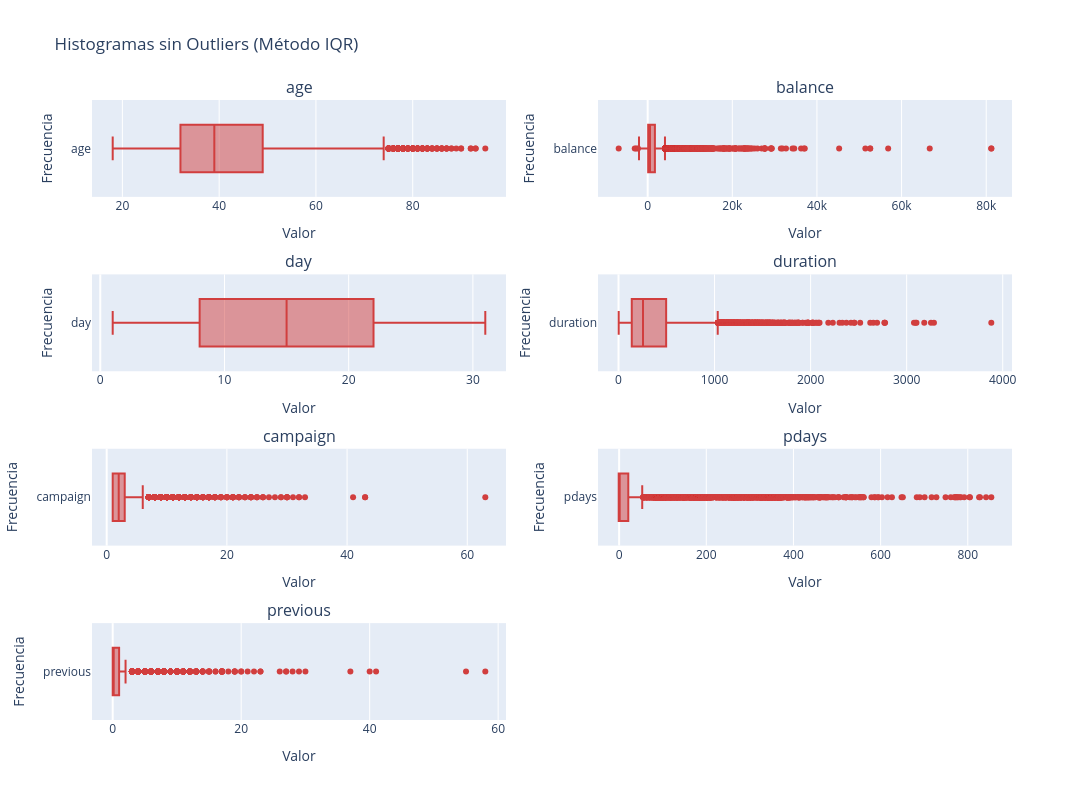

The notebook cell saved with this chart:
### Markdown cell above
### Boxplot con plotly

### Code cell
# Número de columnas por fila (ajústalo según cuántas variables tengas)
cols = 2
rows = (len(numericas) + cols - 1) // cols  # redondeo hacia arriba

# Crear subplots
fig = make_subplots(rows=rows, cols=cols, subplot_titles=numericas)

# Agregar un histograma por variable
for i, var in enumerate(numericas):
    row = i // cols + 1
    col = i % cols + 1
    fig.add_trace(
        go.Box(x=df[var], name=var, marker_color="#d13e3e"),
        row=row, col=col
    )
    
# Actualizar diseño
fig.update_layout(height=800, width=1300, title_text="Histogramas sin Outliers (Método IQR)",
                  showlegend=False)
fig.update_xaxes(title_text="Valor")
fig.update_yaxes(title_text="Frecuencia")

fig.show()

### Figure 1 — Plotly figure (JSON) as saved in the notebook; plotly's stock layout.template omitted (floating-point values rounded to 4 significant figures; data arrays with more than 128 entries replaced by an {"elided": "..."} marker saying what was removed)
{"data": [{"marker": {"color": "#d13e3e"}, "name": "age", "type": "box", "x": {"elided": "11162 int values"}, "xaxis": "x", "yaxis": "y"}, {"marker": {"color": "#d13e3e"}, "name": "balance", "type": "box", "x": {"elided": "11162 int values"}, "xaxis": "x2", "yaxis": "y2"}, {"marker": {"color": "#d13e3e"}, "name": "day", "type": "box", "x": {"elided": "11162 int values"}, "xaxis": "x3", "yaxis": "y3"}, {"marker": {"color": "#d13e3e"}, "name": "duration", "type": "box", "x": {"elided": "11162 int values"}, "xaxis": "x4", "yaxis": "y4"}, {"marker": {"color": "#d13e3e"}, "name": "campaign", "type": "box", "x": {"elided": "11162 int values"}, "xaxis": "x5", "yaxis": "y5"}, {"marker": {"color": "#d13e3e"}, "name": "pdays", "type": "box", "x": {"elided": "11162 int values"}, "xaxis": "x6", "yaxis": "y6"}, {"marker": {"color": "#d13e3e"}, "name": "previous", "type": "box", "x": {"elided": "11162 int values"}, "xaxis": "x7", "yaxis": "y7"}], "layout": {"annotations": [{"font": {"size": 16}, "showarrow": false, "text": "age", "x": 0.225, "xanchor": "center", "xref": "paper", "y": 1, "yanchor": "bottom", "yref": "paper"}, {"font": {"size": 16}, "showarrow": false, "text": "balance", "x": 0.775, "xanchor": "center", "xref": "paper", "y": 1, "yanchor": "bottom", "yref": "paper"}, {"font": {"size": 16}, "showarrow": false, "text": "day", "x": 0.225, "xanchor": "center", "xref": "paper", "y": 0.7188, "yanchor": "bottom", "yref": "paper"}, {"font": {"size": 16}, "showarrow": false, "text": "duration", "x": 0.775, "xanchor": "center", "xref": "paper", "y": 0.7188, "yanchor": "bottom", "yref": "paper"}, {"font": {"size": 16}, "showarrow": false, "text": "campaign", "x": 0.225, "xanchor": "center", "xref": "paper", "y": 0.4375, "yanchor": "bottom", "yref": "paper"}, {"font": {"size": 16}, "showarrow": false, "text": "pdays", "x": 0.775, "xanchor": "center", "xref": "paper", "y": 0.4375, "yanchor": "bottom", "yref": "paper"}, {"font": {"size": 16}, "showarrow": false, "text": "previous", "x": 0.225, "xanchor": "center", "xref": "paper", "y": 0.1562, "yanchor": "bottom", "yref": "paper"}], "height": 800, "showlegend": false, "title": {"text": "Histogramas sin Outliers (Método IQR)"}, "width": 1300, "xaxis": {"anchor": "y", "autorange": true, "domain": [0, 0.45], "range": [13.72, 99.28], "title": {"text": "Valor"}, "type": "linear"}, "xaxis2": {"anchor": "y2", "autorange": true, "domain": [0.55, 1], "range": [-11740.0, 86100.0], "title": {"text": "Valor"}, "type": "linear"}, "xaxis3": {"anchor": "y3", "autorange": true, "domain": [0, 0.45], "range": [-0.6667, 32.67], "title": {"text": "Valor"}, "type": "linear"}, "xaxis4": {"anchor": "y4", "autorange": true, "domain": [0.55, 1], "range": [-213.5, 4096.0], "title": {"text": "Valor"}, "type": "linear"}, "xaxis5": {"anchor": "y5", "autorange": true, "domain": [0, 0.45], "range": [-2.444, 66.44], "title": {"text": "Valor"}, "type": "linear"}, "xaxis6": {"anchor": "y6", "autorange": true, "domain": [0.55, 1], "range": [-48.5, 901.5], "title": {"text": "Valor"}, "type": "linear"}, "xaxis7": {"anchor": "y7", "autorange": true, "domain": [0, 0.45], "range": [-3.222, 61.22], "title": {"text": "Valor"}, "type": "linear"}, "xaxis8": {"anchor": "y8", "domain": [0.55, 1], "title": {"text": "Valor"}}, "yaxis": {"anchor": "x", "autorange": true, "domain": [0.8438, 1], "range": [-0.5, 0.5], "title": {"text": "Frecuencia"}, "type": "category"}, "yaxis2": {"anchor": "x2", "autorange": true, "domain": [0.8438, 1], "range": [-0.5, 0.5], "title": {"text": "Frecuencia"}, "type": "category"}, "yaxis3": {"anchor": "x3", "autorange": true, "domain": [0.5625, 0.7188], "range": [-0.5, 0.5], "title": {"text": "Frecuencia"}, "type": "category"}, "yaxis4": {"anchor": "x4", "autorange": true, "domain": [0.5625, 0.7188], "range": [-0.5, 0.5], "title": {"text": "Frecuencia"}, "type": "category"}, "yaxis5": {"anchor": "x5", "autorange": true, "domain": [0.2812, 0.4375], "range": [-0.5, 0.5], "title": {"text": "Frecuencia"}, "type": "category"}, "yaxis6": {"anchor": "x6", "autorange": true, "domain": [0.2812, 0.4375], "range": [-0.5, 0.5], "title": {"text": "Frecuencia"}, "type": "category"}, "yaxis7": {"anchor": "x7", "autorange": true, "domain": [0, 0.1562], "range": [-0.5, 0.5], "title": {"text": "Frecuencia"}, "type": "category"}, "yaxis8": {"anchor": "x8", "domain": [0, 0.1562], "title": {"text": "Frecuencia"}}}}
